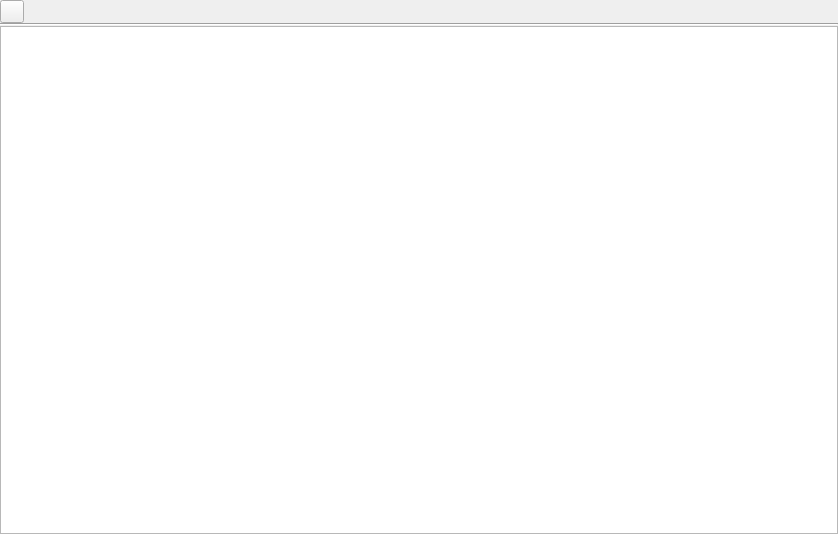
<?xml version="1.0" encoding="UTF-8"?>
<ui version="4.0">
 <class>MqttLogView</class>
 <widget class="QWidget" name="MqttLogView">
  <property name="geometry">
   <rect>
    <x>0</x>
    <y>0</y>
    <width>838</width>
    <height>534</height>
   </rect>
  </property>
  <property name="windowTitle">
   <string notr="true">Form</string>
  </property>
  <layout class="QGridLayout" name="gridLayout">
   <property name="leftMargin">
    <number>0</number>
   </property>
   <property name="topMargin">
    <number>0</number>
   </property>
   <property name="rightMargin">
    <number>0</number>
   </property>
   <property name="bottomMargin">
    <number>0</number>
   </property>
   <property name="horizontalSpacing">
    <number>4</number>
   </property>
   <property name="verticalSpacing">
    <number>0</number>
   </property>
   <item row="2" column="0">
    <widget class="QTextBrowser" name="textBrowser"/>
   </item>
   <item row="0" column="0">
    <layout class="QHBoxLayout" name="horizontalLayout">
     <item>
      <widget class="QToolButton" name="toolButtonClear">
       <property name="toolTip">
        <string>Clear log</string>
       </property>
       <property name="text">
        <string notr="true"/>
       </property>
      </widget>
     </item>
     <item>
      <spacer name="horizontalSpacer">
       <property name="orientation">
        <enum>Qt::Orientation::Horizontal</enum>
       </property>
       <property name="sizeHint" stdset="0">
        <size>
         <width>40</width>
         <height>20</height>
        </size>
       </property>
      </spacer>
     </item>
    </layout>
   </item>
   <item row="1" column="0">
    <widget class="Line" name="line">
     <property name="orientation">
      <enum>Qt::Orientation::Horizontal</enum>
     </property>
    </widget>
   </item>
  </layout>
 </widget>
 <resources/>
 <connections>
  <connection>
   <sender>toolButtonClear</sender>
   <signal>clicked()</signal>
   <receiver>textBrowser</receiver>
   <slot>clear()</slot>
   <hints>
    <hint type="sourcelabel">
     <x>12</x>
     <y>13</y>
    </hint>
    <hint type="destinationlabel">
     <x>43</x>
     <y>81</y>
    </hint>
   </hints>
  </connection>
 </connections>
</ui>
